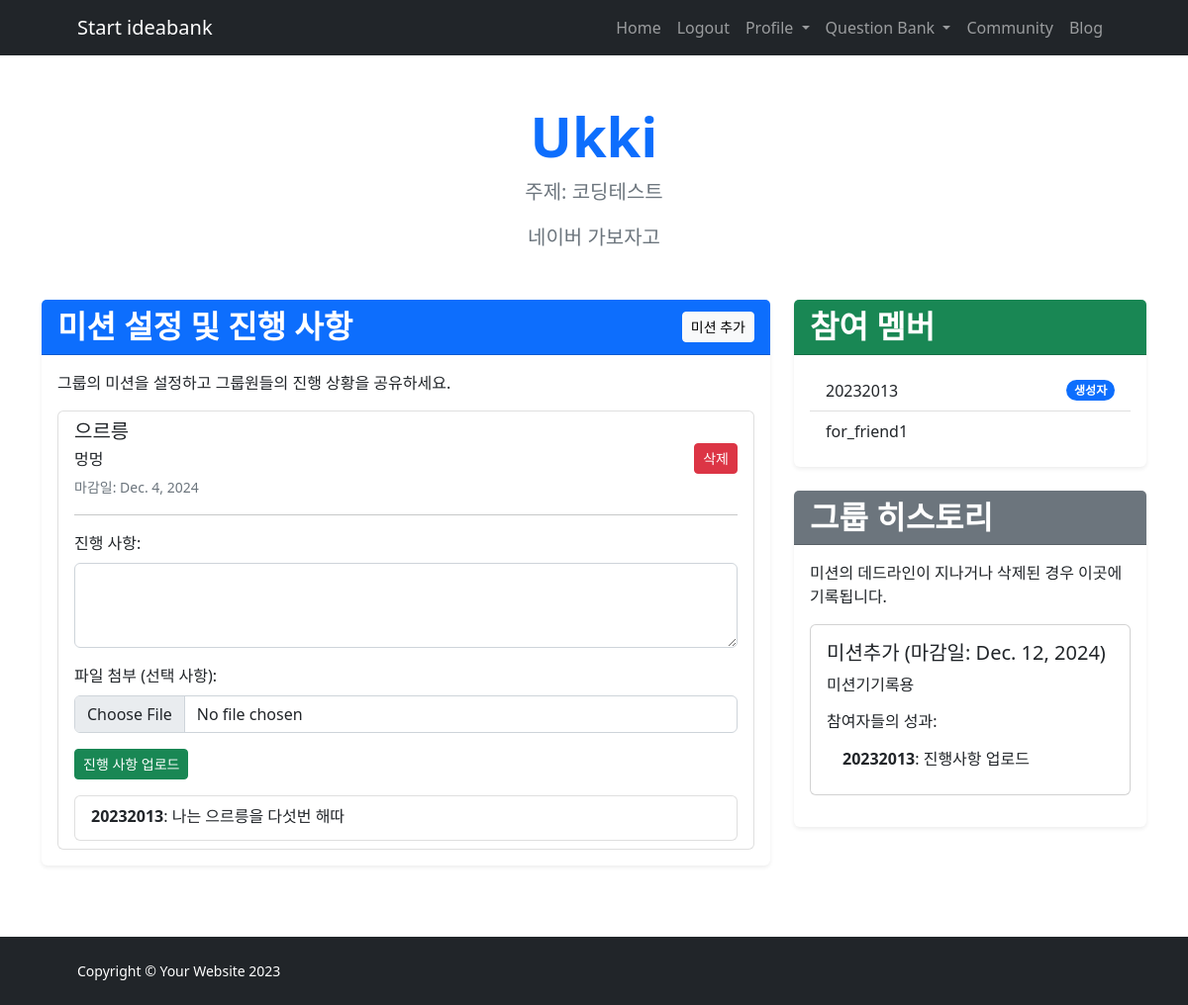
Screenshot of /study-group/1/ (signed in) with the database file from the repository.
### IBK_ossproject/models.py (models this page shows, shortened)
class StudyGroup(models.Model):
    name = models.CharField(max_length=100)
    topic = models.CharField(max_length=100)
    description = models.TextField()
    capacity = models.PositiveIntegerField(default=10)
    created_at = models.DateTimeField(auto_now_add=True)
    owner = models.ForeignKey(User, on_delete=models.CASCADE)
    members = models.ManyToManyField(User, related_name='study_groups', blank=True)

class Mission(models.Model):
    group = models.ForeignKey('StudyGroup', on_delete=models.CASCADE, related_name='missions')
    title = models.CharField(max_length=200)
    description = models.TextField()
    deadline = models.DateField()
    is_deleted = models.BooleanField(default=False)  # 삭제 여부

class Progress(models.Model):
    mission = models.ForeignKey(Mission, on_delete=models.CASCADE, related_name='progress_set')
    user = models.ForeignKey(User, on_delete=models.CASCADE)
    details = models.TextField()
    attachment = models.FileField(upload_to='progress_attachments/', null=True, blank=True)
    timestamp = models.DateTimeField(auto_now_add=True)

### IBK_ossproject/views.py (the view)
# urls.py: path('study-group/<int:group_id>/', views.study_group_detail, name='study_group_detail'),
@login_required
def study_group_detail(request, group_id):
    group = get_object_or_404(StudyGroup, id=group_id)
    missions = group.missions.all()  # 해당 그룹의 미션 목록
    return render(request, 'study-group-detail.html', {'group': group, 'missions': missions})

### templates/study-group-detail.html (shortened to what this page needs)
{% extends 'base.html' %}
{% block content %}
<div class="container py-5">
    <div class="text-center mb-5">
        <h1 class="fw-bolder display-4 text-primary">{{ group.name }}</h1>
        <p class="lead fw-normal text-muted mb-3">주제: {{ group.topic }}</p>
        <p class="text-muted fs-5">{{ group.description }}</p>
    </div>
    <div class="row">
        <div class="col-lg-8 mb-4">
            <div class="card shadow-sm border-0">
                <div class="card-header bg-primary text-white d-flex justify-content-between align-items-center">
                    <h2 class="fw-bolder mb-0">미션 설정 및 진행 사항</h2>
                    {% if user == group.owner %}
                    <a href="{% url 'create_mission' group.id %}" class="btn btn-light btn-sm">미션 추가</a>
                    {% endif %}
                </div>
                <div class="card-body">
                    <p>그룹의 미션을 설정하고 그룹원들의 진행 상황을 공유하세요.</p>
                    {% if missions.exists %}
                    <ul class="list-group">
                        {% for mission in missions %}
                            {% if not mission.is_deleted %}
                            <li class="list-group-item">
                                <div class="d-flex justify-content-between align-items-center">
                                    <div>
                                        <h5 class="mb-1">{{ mission.title }}</h5>
                                        <p class="mb-1">{{ mission.description }}</p>
                                        <small class="text-muted">마감일: {{ mission.deadline }}</small>
                                    </div>
                                    {% if user == group.owner %}
                                    <form method="post" action="{% url 'delete_mission' mission.id %}" onsubmit="return confirm('정말로 이 미션을 삭제하시겠습니까?');">
                                        <button type="submit" class="btn btn-danger btn-sm">삭제</button>
                                    </form>
                                    {% endif %}
                                </div>
                                <hr>
                                {% if user == group.owner or user in group.members.all %}
                                <form method="post" action="{% url 'upload_progress' mission.id %}" enctype="multipart/form-data" class="mt-3">
                                    <div class="mb-3">
                                        <label for="progress_{{ mission.id }}" class="form-label">진행 사항:</label>
                                        <textarea class="form-control" id="progress_{{ mission.id }}" name="progress" rows="3" required></textarea>
                                    </div>
                                    <div class="mb-3">
                                        <label for="attachment_{{ mission.id }}" class="form-label">파일 첨부 (선택 사항):</label>
                                        <input type="file" class="form-control" id="attachment_{{ mission.id }}" name="attachment">
                                    </div>
                                    <button type="submit" class="btn btn-success btn-sm">진행 사항 업로드</button>
                                </form>
                                {% endif %}
                                {% with mission.progress_set.all as progresses %}
                                {% if progresses.exists %}
                                <ul class="list-group mt-3">
                                    {% for progress in progresses %}
                                    <li class="list-group-item">
                                        <p class="mb-1"><strong>{{ progress.user.username }}</strong>: {{ progress.details }}</p>
                                    </li>
                                    {% endfor %}
                                </ul>
                                {% else %}
                                <div class="alert alert-warning mt-3">아직 업로드된 진행 사항이 없습니다.</div>
                                {% endif %}
                                {% endwith %}
                            </li>
                            {% endif %}
                        {% endfor %}
                    </ul>
                    {% else %}
                    <div class="alert alert-info">아직 추가된 미션이 없습니다.</div>
                    {% endif %}
                </div>
            </div>
        </div>
        <div class="col-lg-4">
            <div class="card shadow-sm border-0 mb-4">
                <div class="card-header bg-success text-white">
                    <h2 class="fw-bolder mb-0">참여 멤버</h2>
                </div>
                <div class="card-body">
                    <ul class="list-group list-group-flush">
                        <li class="list-group-item d-flex justify-content-between align-items-center">
                            {{ group.owner.username }} <span class="badge bg-primary rounded-pill">생성자</span>
                        </li>
                        {% for member in group.members.all %}
                            <li class="list-group-item">{{ member.username }}</li>
                        {% endfor %}
                    </ul>
                </div>
            </div>
            <div class="card shadow-sm border-0">
                <div class="card-header bg-secondary text-white">
                    <h2 class="fw-bolder mb-0">그룹 히스토리</h2>
                </div>
                <div class="card-body">
                    <p>미션의 데드라인이 지나거나 삭제된 경우 이곳에 기록됩니다.</p>
                    {% for mission in missions %}
                        {% if mission.deadline < today or mission.is_deleted %}
                        <div class="card mb-3">
                            <div class="card-body">
                                <h5 class="card-title">{{ mission.title }} (마감일: {{ mission.deadline }})</h5>
                                <p class="card-text">{{ mission.description }}</p>
                                <h6>참여자들의 성과:</h6>
                                {% with mission.progress_set.all as progresses %}
                                {% if progresses.exists %}
                                <ul class="list-group list-group-flush">
                                    {% for progress in progresses %}
                                    <li class="list-group-item">
                                        <strong>{{ progress.user.username }}</strong>: {{ progress.details }}
                                    </li>
                                    {% endfor %}
                                </ul>
                                {% else %}
                                <p class="text-muted">아직 업로드된 진행 사항이 없습니다.</p>
                                {% endif %}
                                {% endwith %}
                            </div>
                        </div>
                        {% endif %}
                    {% endfor %}
                </div>
            </div>
        </div>
    </div>
</div>
{% endblock %}

### rows the page displays
StudyGroup: name "Ukki", topic "코딩테스트", description "네이버 가보자고", owner.username "20232013"
Mission: title "으르릉", description "멍멍", deadline "Dec. 4, 2024"
Progress: user.username "20232013", details "나는 으르릉을 다섯번 해따"
Mission: title "미션추가", deadline "Dec. 12, 2024", description "미션기기록용"
Progress: user.username "20232013", details "진행사항 업로드"

### other values shown
{{ member.username }} "for_friend1"
